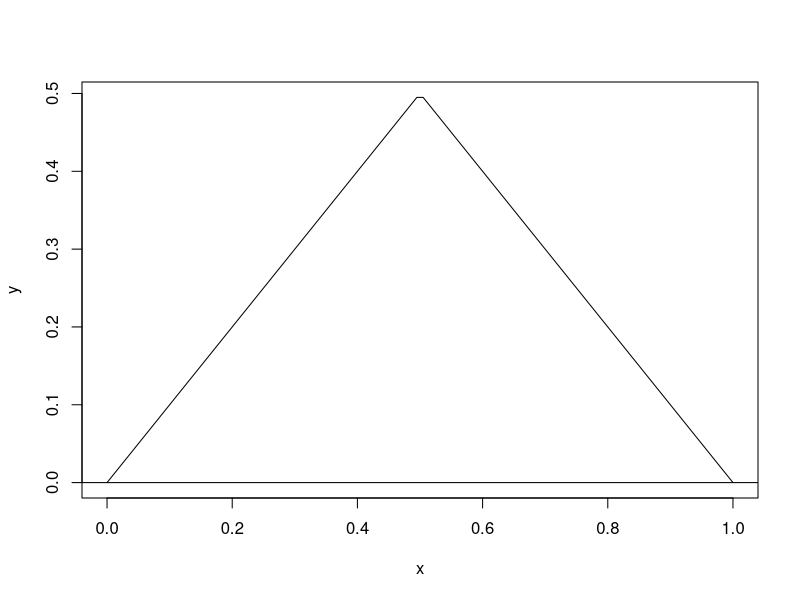
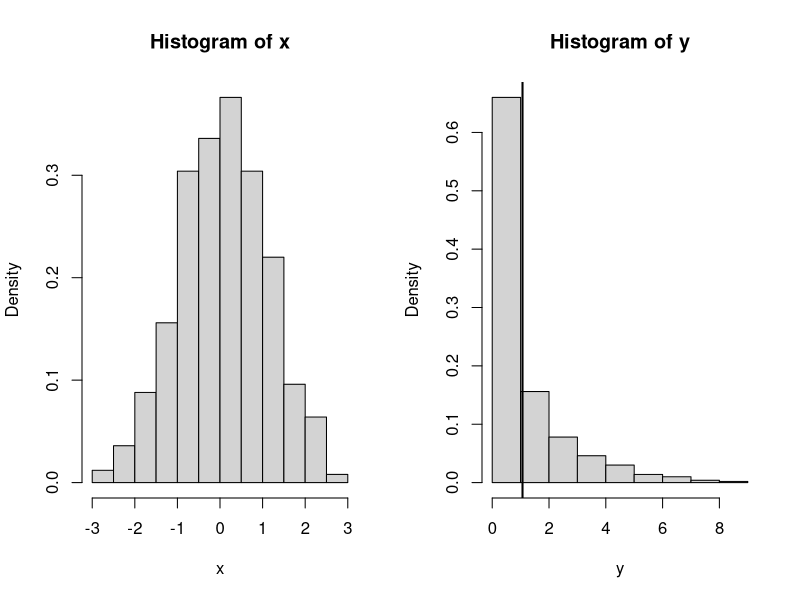
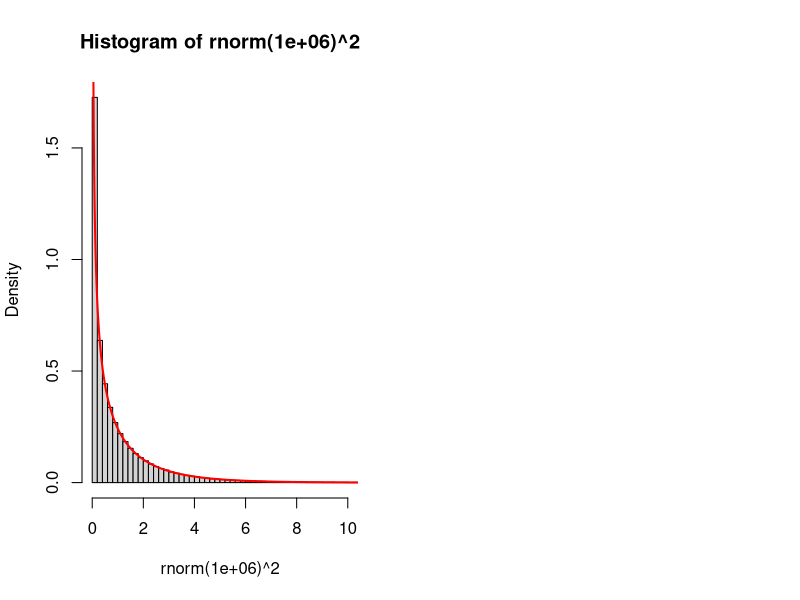

Generate these figures, in order, with R:

## Homework 1

## Triangle distribution
f <- function(x, c=4){
  if(0<x & x<1/2) return(c*x)
  if(1/2<x & x<1) return(c*(1-x))
  return(0)
}
x <- seq(0,1, len=100)
y <- sapply(x, f, c=1)
plot(x,y, type='l')

## Piecewise integration: P(0<x<1)
F1 <- function(x) 4*x^2/2
F2 <- function(x) 4*x-4*x^2/2
p1 <- F1(1/2)-F1(0)
p2 <- F2(1)-F2(1/2)
p1+p2
## Integration P(.35 < x < .98)
p1 <- F1(1/2)-F1(.35)
p2 <- F2(.98)-F2(1/2)
p1+p2

## 1.2
x <- rnorm(1e5)
mean(x< 0)
pnorm(0, 0,1)

x <- rnorm(500)
y <- sapply(1:500, function(n) mean(x[1:n]))
lines(1:500, y)
abline(h=0)

par(mfrow=c(1,2))
y <- x^2
hist(x, prob=TRUE)
hist(y, prob=TRUE)
abline(v=mean(y), lwd=2)
## These are not the same!
mean(y)
mean(x)^2

## Use change of variables formulat to get the PDF of Y
fy <- function(y) dnorm(sqrt(y))/sqrt(y)
y <- seq(.001, 12, len=1000)
hist(rnorm(1e6)^2, breaks=100, prob=TRUE, xlim=c(0,10))
lines(y, fy(y), lwd=2, col='red')

